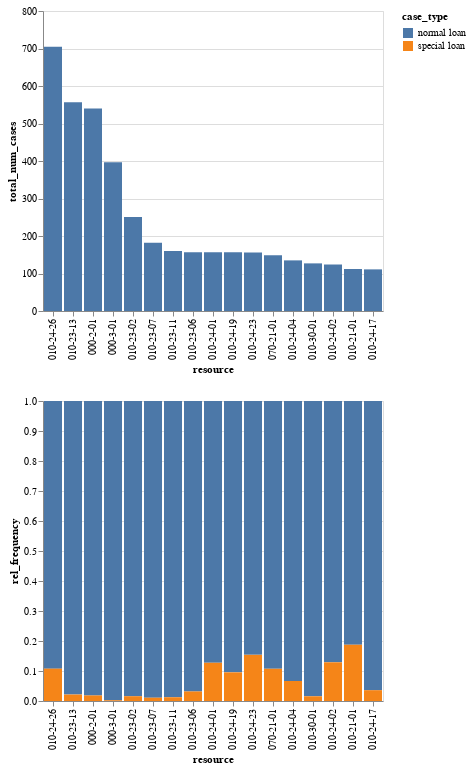

The notebook cell this image was saved under:
### Code cell
# plot numbers over different case types and resources
data = res_workload[res_workload['case_type'] == 'special loan']
alt.vconcat(
    alt.Chart(res_workload[['resource', 'total_num_cases']].drop_duplicates()).mark_bar().encode(
        x=alt.X('resource:N', sort=alt.EncodingSortField(field='total_num_cases', order='descending')),
        y=alt.Y('total_num_cases:Q')
    ),
    alt.Chart(res_workload).mark_bar().encode(
        x=alt.X('resource:N', sort=alt.EncodingSortField(field='total_num_cases', order='descending')),
        y=alt.Y('rel_frequency:Q'),
        color=alt.Color('case_type:N')
    )
)

### Figure 1 — Vega specification as saved in the notebook (floating-point values rounded to 4 significant figures)
{"$schema": "https://vega.github.io/schema/vega/v5.json", "data": [{"name": "source_0"}, {"name": "source_1"}, {"name": "data_0", "values": [{"resource": "000-2-01", "total_num_cases": 540, "total_num_cases_end": 540.0, "total_num_cases_start": 0.0}, {"resource": "000-3-01", "total_num_cases": 397, "total_num_cases_end": 397.0, "total_num_cases_start": 0.0}, {"resource": "010-21-01", "total_num_cases": 112, "total_num_cases_end": 112.0, "total_num_cases_start": 0.0}, {"resource": "010-23-02", "total_num_cases": 251, "total_num_cases_end": 251.0, "total_num_cases_start": 0.0}, {"resource": "010-23-06", "total_num_cases": 157, "total_num_cases_end": 157.0, "total_num_cases_start": 0.0}, {"resource": "010-23-07", "total_num_cases": 182, "total_num_cases_end": 182.0, "total_num_cases_start": 0.0}, {"resource": "010-23-11", "total_num_cases": 160, "total_num_cases_end": 160.0, "total_num_cases_start": 0.0}, {"resource": "010-23-13", "total_num_cases": 557, "total_num_cases_end": 557.0, "total_num_cases_start": 0.0}, {"resource": "010-24-01", "total_num_cases": 157, "total_num_cases_end": 157.0, "total_num_cases_start": 0.0}, {"resource": "010-24-02", "total_num_cases": 124, "total_num_cases_end": 124.0, "total_num_cases_start": 0.0}, {"resource": "010-24-04", "total_num_cases": 135, "total_num_cases_end": 135.0, "total_num_cases_start": 0.0}, {"resource": "010-24-17", "total_num_cases": 111, "total_num_cases_end": 111.0, "total_num_cases_start": 0.0}, {"resource": "010-24-19", "total_num_cases": 157, "total_num_cases_end": 157.0, "total_num_cases_start": 0.0}, {"resource": "010-24-23", "total_num_cases": 156, "total_num_cases_end": 156.0, "total_num_cases_start": 0.0}, {"resource": "010-24-26", "total_num_cases": 705, "total_num_cases_end": 705.0, "total_num_cases_start": 0.0}, {"resource": "010-30-01", "total_num_cases": 127, "total_num_cases_end": 127.0, "total_num_cases_start": 0.0}, {"resource": "070-21-01", "total_num_cases": 149, "total_num_cases_end": 149.0, "total_num_cases_start": 0.0}]}, {"name": "data_1", "values": [{"case_type": "normal loan", "rel_frequency": 0.9815, "rel_frequency_end": 1.0, "rel_frequency_start": 0.01852, "resource": "000-2-01"}, {"case_type": "special loan", "rel_frequency": 0.01852, "rel_frequency_end": 0.01852, "rel_frequency_start": 0.0, "resource": "000-2-01"}, {"case_type": "normal loan", "rel_frequency": 0.9975, "rel_frequency_end": 1.0, "rel_frequency_start": 0.002519, "resource": "000-3-01"}, {"case_type": "special loan", "rel_frequency": 0.002519, "rel_frequency_end": 0.002519, "rel_frequency_start": 0.0, "resource": "000-3-01"}, {"case_type": "normal loan", "rel_frequency": 0.8125, "rel_frequency_end": 1.0, "rel_frequency_start": 0.1875, "resource": "010-21-01"}, {"case_type": "special loan", "rel_frequency": 0.1875, "rel_frequency_end": 0.1875, "rel_frequency_start": 0.0, "resource": "010-21-01"}, {"case_type": "normal loan", "rel_frequency": 0.9841, "rel_frequency_end": 1.0, "rel_frequency_start": 0.01594, "resource": "010-23-02"}, {"case_type": "special loan", "rel_frequency": 0.01594, "rel_frequency_end": 0.01594, "rel_frequency_start": 0.0, "resource": "010-23-02"}, {"case_type": "normal loan", "rel_frequency": 0.9682, "rel_frequency_end": 1.0, "rel_frequency_start": 0.03185, "resource": "010-23-06"}, {"case_type": "special loan", "rel_frequency": 0.03185, "rel_frequency_end": 0.03185, "rel_frequency_start": 0.0, "resource": "010-23-06"}, {"case_type": "normal loan", "rel_frequency": 0.989, "rel_frequency_end": 1.0, "rel_frequency_start": 0.01099, "resource": "010-23-07"}, {"case_type": "special loan", "rel_frequency": 0.01099, "rel_frequency_end": 0.01099, "rel_frequency_start": 0.0, "resource": "010-23-07"}, {"case_type": "normal loan", "rel_frequency": 0.9875, "rel_frequency_end": 1.0, "rel_frequency_start": 0.0125, "resource": "010-23-11"}, {"case_type": "special loan", "rel_frequency": 0.0125, "rel_frequency_end": 0.0125, "rel_frequency_start": 0.0, "resource": "010-23-11"}, {"case_type": "normal loan", "rel_frequency": 0.9785, "rel_frequency_end": 1.0, "rel_frequency_start": 0.02154, "resource": "010-23-13"}, {"case_type": "special loan", "rel_frequency": 0.02154, "rel_frequency_end": 0.02154, "rel_frequency_start": 0.0, "resource": "010-23-13"}, {"case_type": "normal loan", "rel_frequency": 0.8726, "rel_frequency_end": 1.0, "rel_frequency_start": 0.1274, "resource": "010-24-01"}, {"case_type": "special loan", "rel_frequency": 0.1274, "rel_frequency_end": 0.1274, "rel_frequency_start": 0.0, "resource": "010-24-01"}, {"case_type": "normal loan", "rel_frequency": 0.871, "rel_frequency_end": 1.0, "rel_frequency_start": 0.129, "resource": "010-24-02"}, {"case_type": "special loan", "rel_frequency": 0.129, "rel_frequency_end": 0.129, "rel_frequency_start": 0.0, "resource": "010-24-02"}, {"case_type": "normal loan", "rel_frequency": 0.9333, "rel_frequency_end": 1.0, "rel_frequency_start": 0.06667, "resource": "010-24-04"}, {"case_type": "special loan", "rel_frequency": 0.06667, "rel_frequency_end": 0.06667, "rel_frequency_start": 0.0, "resource": "010-24-04"}, {"case_type": "normal loan", "rel_frequency": 0.964, "rel_frequency_end": 1.0, "rel_frequency_start": 0.03604, "resource": "010-24-17"}, {"case_type": "special loan", "rel_frequency": 0.03604, "rel_frequency_end": 0.03604, "rel_frequency_start": 0.0, "resource": "010-24-17"}, {"case_type": "normal loan", "rel_frequency": 0.9045, "rel_frequency_end": 1.0, "rel_frequency_start": 0.09554, "resource": "010-24-19"}, {"case_type": "special loan", "rel_frequency": 0.09554, "rel_frequency_end": 0.09554, "rel_frequency_start": 0.0, "resource": "010-24-19"}, {"case_type": "normal loan", "rel_frequency": 0.8462, "rel_frequency_end": 1.0, "rel_frequency_start": 0.1538, "resource": "010-24-23"}, {"case_type": "special loan", "rel_frequency": 0.1538, "rel_frequency_end": 0.1538, "rel_frequency_start": 0.0, "resource": "010-24-23"}, {"case_type": "normal loan", "rel_frequency": 0.8922, "rel_frequency_end": 1.0, "rel_frequency_start": 0.1078, "resource": "010-24-26"}, {"case_type": "special loan", "rel_frequency": 0.1078, "rel_frequency_end": 0.1078, "rel_frequency_start": 0.0, "resource": "010-24-26"}, {"case_type": "normal loan", "rel_frequency": 0.9843, "rel_frequency_end": 1.0, "rel_frequency_start": 0.01575, "resource": "010-30-01"}, {"case_type": "special loan", "rel_frequency": 0.01575, "rel_frequency_end": 0.01575, "rel_frequency_start": 0.0, "resource": "010-30-01"}, {"case_type": "normal loan", "rel_frequency": 0.8926, "rel_frequency_end": 1.0, "rel_frequency_start": 0.1074, "resource": "070-21-01"}, {"case_type": "special loan", "rel_frequency": 0.1074, "rel_frequency_end": 0.1074, "rel_frequency_start": 0.0, "resource": "070-21-01"}]}, {"name": "data_1_color_domain_case_type", "values": [{"case_type": "normal loan"}, {"case_type": "special loan"}]}, {"name": "source_0_concat_0_x_domain_resource", "values": [{"resource": "000-2-01", "sort_field": 540}, {"resource": "000-3-01", "sort_field": 397}, {"resource": "010-21-01", "sort_field": 112}, {"resource": "010-23-02", "sort_field": 251}, {"resource": "010-23-06", "sort_field": 157}, {"resource": "010-23-07", "sort_field": 182}, {"resource": "010-23-11", "sort_field": 160}, {"resource": "010-23-13", "sort_field": 557}, {"resource": "010-24-01", "sort_field": 157}, {"resource": "010-24-02", "sort_field": 124}, {"resource": "010-24-04", "sort_field": 135}, {"resource": "010-24-17", "sort_field": 111}, {"resource": "010-24-19", "sort_field": 157}, {"resource": "010-24-23", "sort_field": 156}, {"resource": "010-24-26", "sort_field": 705}, {"resource": "010-30-01", "sort_field": 127}, {"resource": "070-21-01", "sort_field": 149}]}, {"name": "source_1_concat_1_x_domain_resource", "values": [{"resource": "000-2-01", "sort_field": 1080}, {"resource": "000-3-01", "sort_field": 794}, {"resource": "010-21-01", "sort_field": 224}, {"resource": "010-23-02", "sort_field": 502}, {"resource": "010-23-06", "sort_field": 314}, {"resource": "010-23-07", "sort_field": 364}, {"resource": "010-23-11", "sort_field": 320}, {"resource": "010-23-13", "sort_field": 1114}, {"resource": "010-24-01", "sort_field": 314}, {"resource": "010-24-02", "sort_field": 248}, {"resource": "010-24-04", "sort_field": 270}, {"resource": "010-24-17", "sort_field": 222}, {"resource": "010-24-19", "sort_field": 314}, {"resource": "010-24-23", "sort_field": 312}, {"resource": "010-24-26", "sort_field": 1410}, {"resource": "010-30-01", "sort_field": 254}, {"resource": "070-21-01", "sort_field": 298}]}], "signals": [{"name": "childHeight", "value": 300}, {"name": "concat_0_x_step", "value": 20}, {"name": "concat_0_width", "update": "bandspace(domain('concat_0_x').length, 0.1, 0.05) * concat_0_x_step"}, {"name": "concat_1_x_step", "value": 20}, {"name": "concat_1_width", "update": "bandspace(domain('concat_1_x').length, 0.1, 0.05) * concat_1_x_step"}], "marks": [{"type": "group", "name": "concat_0_group", "encode": {"update": {"height": {"signal": "childHeight"}, "width": {"signal": "concat_0_width"}}}, "marks": [{"type": "rect", "name": "concat_0_marks", "from": {"data": "data_0"}, "encode": {"update": {"y2": {"field": "total_num_cases_start", "scale": "concat_0_y"}, "ariaRoleDescription": {"value": "bar"}, "x": {"field": "resource", "scale": "concat_0_x"}, "width": {"signal": "max(0.25, bandwidth('concat_0_x'))"}, "description": {"signal": "\"resource: \" + (isValid(datum[\"resource\"]) ? datum[\"resource\"] : \"\"+datum[\"resource\"]) + \"; total_num_cases: \" + (format(datum[\"total_num_cases\"], \"\"))"}, "y": {"field": "total_num_cases_end", "scale": "concat_0_y"}, "fill": {"value": "#4c78a8"}}}, "style": ["bar"]}], "axes": [{"scale": "concat_0_y", "ticks": false, "maxExtent": 0, "minExtent": 0, "grid": true, "domain": false, "orient": "left", "aria": false, "zindex": 0, "tickCount": {"signal": "ceil(childHeight/40)"}, "labels": false, "gridScale": "concat_0_x"}, {"scale": "concat_0_x", "labelAlign": "right", "orient": "bottom", "zindex": 0, "grid": false, "title": "resource", "labelAngle": 270, "labelBaseline": "middle"}, {"scale": "concat_0_y", "grid": false, "orient": "left", "title": "total_num_cases", "tickCount": {"signal": "ceil(childHeight/40)"}, "zindex": 0, "labelOverlap": true}], "style": "cell"}, {"type": "group", "name": "concat_1_group", "encode": {"update": {"width": {"signal": "concat_1_width"}, "height": {"signal": "childHeight"}}}, "marks": [{"type": "rect", "name": "concat_1_marks", "from": {"data": "data_1"}, "encode": {"update": {"ariaRoleDescription": {"value": "bar"}, "y2": {"field": "rel_frequency_start", "scale": "concat_1_y"}, "width": {"signal": "max(0.25, bandwidth('concat_1_x'))"}, "description": {"signal": "\"resource: \" + (isValid(datum[\"resource\"]) ? datum[\"resource\"] : \"\"+datum[\"resource\"]) + \"; rel_frequency: \" + (format(datum[\"rel_frequency\"], \"\")) + \"; case_type: \" + (isValid(datum[\"case_type\"]) ? datum[\"case_type\"] : \"\"+datum[\"case_type\"])"}, "x": {"field": "resource", "scale": "concat_1_x"}, "fill": {"field": "case_type", "scale": "color"}, "y": {"field": "rel_frequency_end", "scale": "concat_1_y"}}}, "style": ["bar"]}], "axes": [{"scale": "concat_1_y", "tickCount": {"signal": "ceil(childHeight/40)"}, "grid": true, "minExtent": 0, "zindex": 0, "orient": "left", "gridScale": "concat_1_x", "maxExtent": 0, "ticks": false, "aria": false, "labels": false, "domain": false}, {"scale": "concat_1_x", "zindex": 0, "grid": false, "labelAngle": 270, "labelBaseline": "middle", "labelAlign": "right", "title": "resource", "orient": "bottom"}, {"scale": "concat_1_y", "orient": "left", "grid": false, "labelOverlap": true, "zindex": 0, "tickCount": {"signal": "ceil(childHeight/40)"}, "title": "rel_frequency"}], "style": "cell"}], "scales": [{"name": "color", "type": "ordinal", "domain": {"data": "data_1_color_domain_case_type", "field": "case_type", "sort": true}, "range": "category"}, {"name": "concat_0_x", "type": "band", "domain": {"data": "source_0_concat_0_x_domain_resource", "field": "resource", "sort": {"op": "max", "field": "sort_field", "order": "descending"}}, "range": {"step": {"signal": "concat_0_x_step"}}, "paddingInner": 0.1, "paddingOuter": 0.05}, {"name": "concat_0_y", "type": "linear", "domain": {"data": "data_0", "fields": ["total_num_cases_start", "total_num_cases_end"]}, "range": [{"signal": "childHeight"}, 0], "nice": true, "zero": true}, {"name": "concat_1_x", "type": "band", "domain": {"data": "source_1_concat_1_x_domain_resource", "field": "resource", "sort": {"op": "max", "field": "sort_field", "order": "descending"}}, "range": {"step": {"signal": "concat_1_x_step"}}, "paddingInner": 0.1, "paddingOuter": 0.05}, {"name": "concat_1_y", "type": "linear", "domain": {"data": "data_1", "fields": ["rel_frequency_start", "rel_frequency_end"]}, "range": [{"signal": "childHeight"}, 0], "nice": true, "zero": true}], "background": "white", "legends": [{"fill": "color", "symbolType": "square", "title": "case_type"}], "padding": 5, "layout": {"padding": 20, "columns": 1, "bounds": "full", "align": "each"}}
